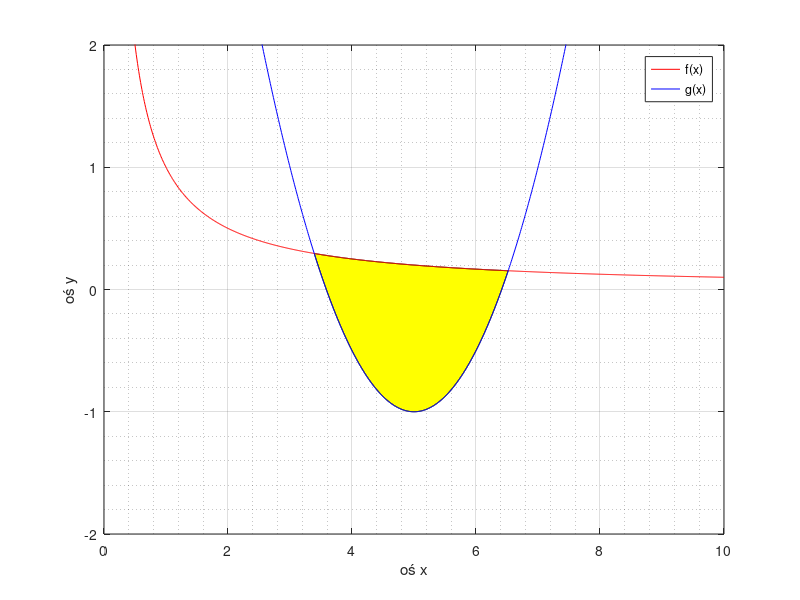

The MATLAB source for this figure:
%Kontunuacja zadania z rysowania prostych wykresów(Grafika.m)
%Uzupełnienie przestrzeni między dwoma wykresami

close all
clear all
clc

f = @(x) 1 ./ x;
g = @(x) 0.5 * (x - 5).^2 - 1;

a = 0;
b = 10;
N = 1000;


xL = fzero( @(cokolwiek) f(cokolwiek) - g(cokolwiek), [-1000, 4.9999]);
xR = fzero( @(x) f(x) - g(x), [5.0001, 1000]);

xi = linspace(xL, xR, N);
up = f(xi);
down = g(xi);

xx = [xi, fliplr(xi)];
yy = [up, fliplr(down)];

fill(xx, yy, 'yellow');
hold all;

x = linspace(a, b, N);
x = [x, xx];
x = unique(x);

myplot = plot(x, f(x),'-r', x, g(x), '-b');

grid on;
grid minor;
xlabel 'oś x';
ylabel 'oś y';

legend([myplot], 'f(x)', 'g(x)');

ylim([-2, 2]);